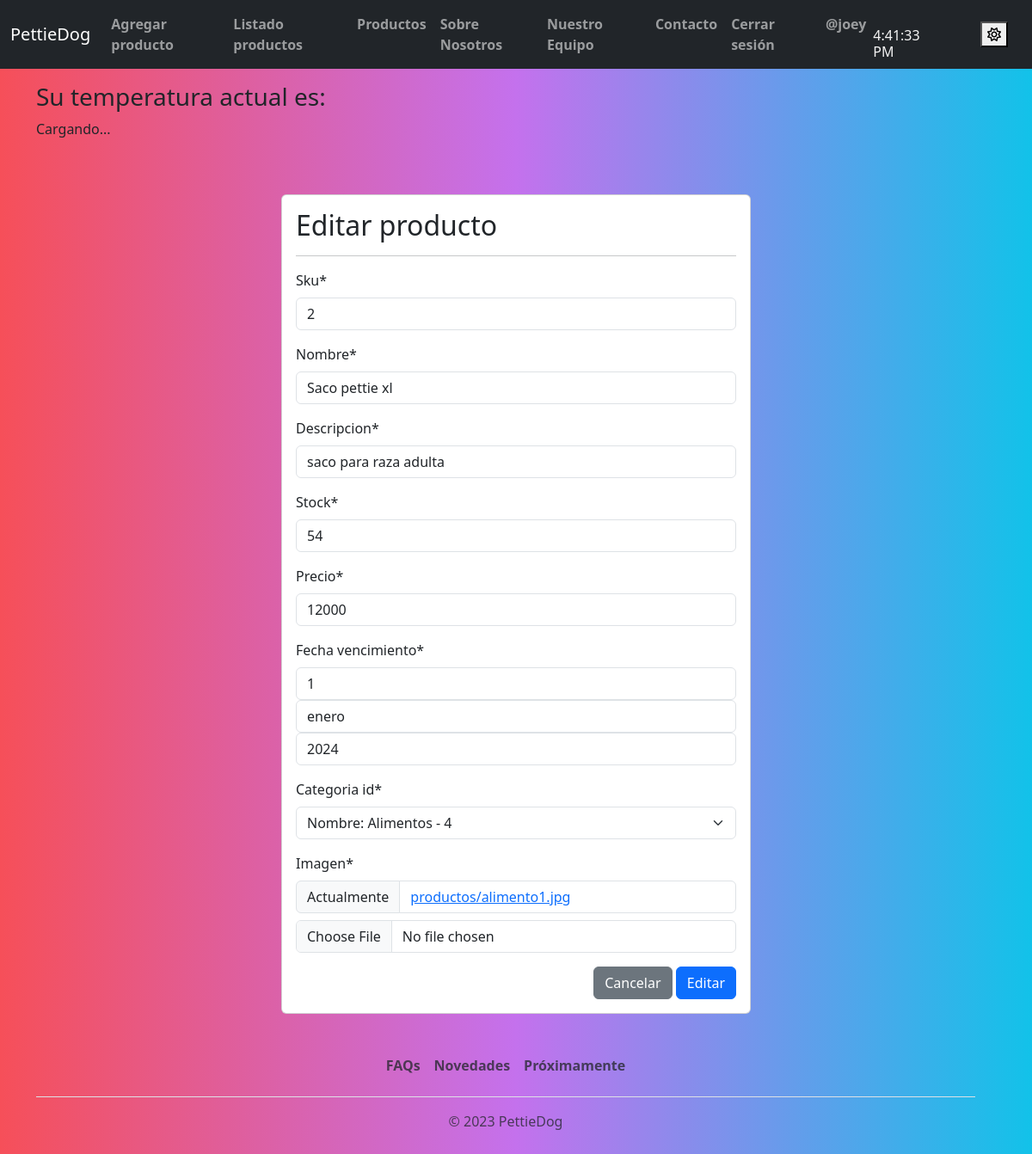
Page /modificar-producto/2/ (signed in) on the committed database.
### app/models.py (models this page shows, shortened)
class Producto(models.Model):
    sku = models.IntegerField(primary_key=True)
    nombre = models.CharField(max_length=100, null=False) #para que no sea opcional se deja en false
    descripcion = models.CharField(max_length=150, null=False)
    stock = models.IntegerField(null=False)
    precio = models.IntegerField(null=False)
    fecha_ingreso = models.DateField(auto_now_add=True)
    fecha_vencimiento = models.DateField(null=True) #cambiar a true!
    categoria_id = models.ForeignKey(Categoria, on_delete=models.PROTECT)
    imagen = models.ImageField(upload_to="productos", null=True)

class Categoria(models.Model):
    categoria_id = models.AutoField(primary_key=True) #autofiel deja como numerico y va agregando a la secuencia
    nombre = models.CharField(max_length=50, null=False)
    def __str__(self):
        txt = "Nombre: {0} - {1}"
        return txt.format(self.nombre, self.categoria_id) #Esto se hace para cambiar el nombre en la base de datos

### app/views.py (the view, shortened to what this page needs)
# urls.py: path('modificar-producto/<sku>/', modificar_producto, name="modificar_producto"),
@permission_required('app.change_producto') #El usuario debe tener permisos de modificar productos si quiere realizar esta accion , de lo contrario no podrá.
def modificar_producto(request, sku):
    producto = get_object_or_404(Producto, sku=sku) #cual será el modelo y condicion, en este caso buscará el id que pongamos en la url
    data = {
        'form': ProductoForm(instance=producto) #la instancia será el producto que se busque en la base de datos
    }
    return render(request, 'app/producto/modificar.html', data)

### app/forms.py
class ProductoForm(forms.ModelForm):
    nombre = forms.CharField(min_length=3, max_length=50)
    precio = forms.IntegerField(min_value=1, max_value=1500000)
    class Meta:
        model = Producto
        fields = '__all__'
        widgets = {
            "fecha_vencimiento":forms.SelectDateWidget()
        }

### app/carro/context_processor.py (called while the page is built)
def importe_total_carro(request):
    total = 0
    for key, value in request.session.get("carro", {}).items():
        total += float(value["precio"])
    return {"importe_total_carro": total}

### app/templates/app/producto/modificar.html (shortened to what this page needs)
{% extends 'app/base.html' %}
{% block body %}
{% load crispy_forms_tags %}
<br><br>
        <div class="row">
            <div class="col-12 col-md-6 offset-md-3">
                    <div class="card">
                        <div class="card-body">
                            <h2>Editar producto</h2>
                            <hr>
                            <form action="" method="post" enctype="multipart/form-data">
                                {{ form | crispy }}
                                <div class="d-flex justify-content-end">
                                    <input type="reset" value="Cancelar" class="btn btn-secondary">
                                    <input type="submit" value="Editar" class="btn btn-primary">
                                </div>
                            </form>
                    </div>
                </div>
{% endblock %}

### app/templates/app/base.html (shortened to what this page needs)
<!DOCTYPE html>
<html lang="en">
<head>
    <link href="https://cdn.jsdelivr.net/npm/bootstrap@5.3.0-alpha3/dist/css/bootstrap.min.css" rel="stylesheet"
>
    <link rel="stylesheet" href="https://cdnjs.cloudflare.com/ajax/libs/animate.css/4.1.1/animate.min.css" />
    {% load static %}
    <link rel="stylesheet" href="{% static 'app/css/styles.css' %}">
</head>
<body data-bs-theme="light" id="body">
    <nav class="navbar navbar-expand-lg navbar-dark bg-dark">
        <div class="container-fluid">
            <a class="navbar-brand" href="{% url 'home' %}">PettieDog</a>
            <div class="collapse navbar-collapse" id="navbarNav">
                <ul class="navbar-nav">
                    {% if perms.app.add_producto %}
                    <li class="nav-item">
                        <a class="nav-link" href="{% url 'agregar_producto' %}">Agregar producto</a>
                    </li>
                    {% endif %}
                    {% if perms.app.view_producto %}
                    <li class="nav-item">
                        <a class="nav-link" href="{% url 'listar_productos' %}">Listado productos</a>
                    </li>
                    {% endif %}
                    <li class="nav-item">
                        <a class="nav-link" href="{% url 'productos' %}">Productos</a>
                    </li>
                    <li class="nav-item">
                        <a class="nav-link" href="{% url 'nosotros' %}">Sobre Nosotros</a>
                    </li>
                    <li class="nav-item">
                        <a class="nav-link" href="{% url 'equipo' %}">Nuestro Equipo</a>
                    </li>
                    <li class="nav-item">
                        <a class="nav-link" href="{% url 'contacto' %}">Contacto</a>
                    </li>
                    {% if user.is_authenticated %}
                    <li>
                        <a class="nav-link" href="{% url 'logout' %}">Cerrar sesión</a>
                    </li>
                    <li>
                        <a class="nav-link" href="#">@{{ user.username }}</a>
                    </li>
                    {% endif %}
                </ul>
            </div>
             <div id="app">
                <div class="container-clock">
                  <h1 id="time">00:00:00</h1>
                </div>
              </div>
            <div class="modos" id="modos">
                <button onclick="cambiarTema()" class="switchClaro" id="switchClaro">
                    <i id="switchClarinete" class="fa-regular fa-sun"></i>
                </button>
            </div>
        </div>
    </nav>
    <div class="container mt-3" id="clima">
        <div class="weather-widget">
            <h3>Su temperatura actual es:</h3>
            <p id="temperatura-actual">Cargando...</p>
        </div>
    </div>
    <div class="container my-3">
        {% block body %}
        {% endblock %}
    </div>
    <div class="row">
        <footer class="py-3 my-4">
            <ul class="nav justify-content-center border-bottom pb-3 mb-3">
                <li class="nav-item"><a href="#!" class="nav-link px-2 text-muted">FAQs</a></li>
                <li class="nav-item"><a href="#!" class="nav-link px-2 text-muted">Novedades</a></li>
                <li class="nav-item"><a href="#!" class="nav-link px-2 text-muted">Próximamente</a></li>
            </ul>
            <p class="text-center text-muted">© <span id="currentYear"></span> PettieDog</p>
        </footer>
    </div>
</body>
</html>

### app/static/app/css/styles.css (style rules this page uses)
#body { background: #12c2e9; background: -webkit-linear-gradient(to right, #f64f59, #c471ed, #12c2e9); background: linear-gradient(to right, #f64f59, #c471ed, #12c2e9); }
.nav-link { font-weight: 600; }
#time { color: whitesmoke; height: 0.5em; font-size: 1em; display: flex; }
#app { display: flex; padding-right: 3em; }
#modos { padding-right: 1em; }

### rows in the picture
Producto: sku "2", nombre "Saco pettie xl", descripcion "saco para raza adulta", stock "54", precio "12000"
Categoria: categoria_id "Nombre: Alimentos - 4"

### other values in the picture
{{ user.username }} "joey"
